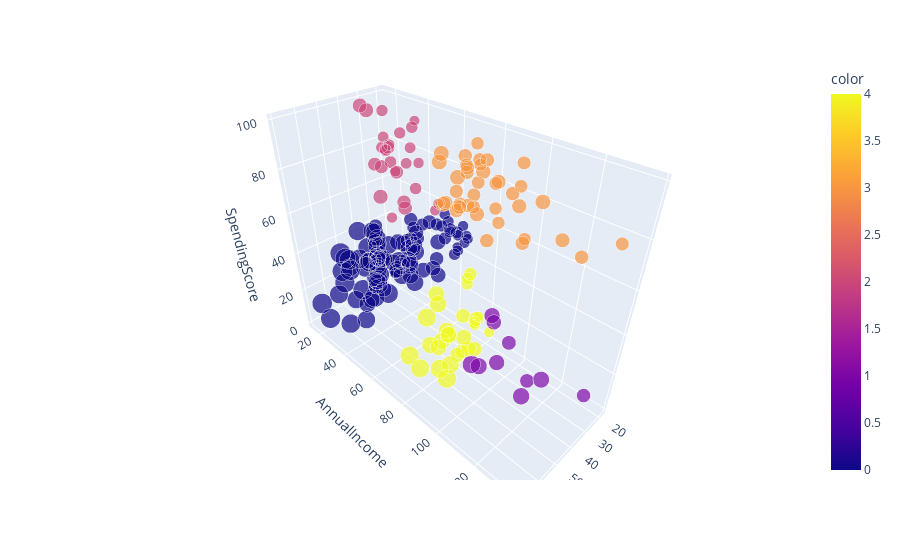

The notebook cell saved with this chart:
### Markdown cell above
Visualize using a 3D scatter plot. `(5 pts)`

### Code cell
import plotly.express as px
fig = px.scatter_3d(dx, x="Age", y="AnnualIncome", z='SpendingScore', size="Age", color=new_pred_kmeans)
fig.show()

### Figure 1 — Plotly figure (JSON) as saved in the notebook; plotly's stock layout.template omitted (floating-point values rounded to 4 significant figures; data arrays with more than 128 entries replaced by an {"elided": "..."} marker saying what was removed)
{"data": [{"hovertemplate": "Age=%{marker.size}<br>AnnualIncome=%{y}<br>SpendingScore=%{z}<br>color=%{marker.color}<extra></extra>", "legendgroup": "", "marker": {"color": {"elided": "200 int values"}, "coloraxis": "coloraxis", "size": {"elided": "200 int values"}, "sizemode": "area", "sizeref": 0.175, "symbol": "circle"}, "mode": "markers", "name": "", "scene": "scene", "showlegend": false, "type": "scatter3d", "x": {"elided": "200 int values"}, "y": {"elided": "200 int values"}, "z": {"elided": "200 int values"}}], "layout": {"coloraxis": {"colorbar": {"title": {"text": "color"}}, "colorscale": [[0, "#0d0887"], [0.1111, "#46039f"], [0.2222, "#7201a8"], [0.3333, "#9c179e"], [0.4444, "#bd3786"], [0.5556, "#d8576b"], [0.6667, "#ed7953"], [0.7778, "#fb9f3a"], [0.8889, "#fdca26"], [1, "#f0f921"]]}, "legend": {"itemsizing": "constant", "tracegroupgap": 0}, "margin": {"t": 60}, "scene": {"domain": {"x": [0, 1], "y": [0, 1]}, "xaxis": {"title": {"text": "Age"}}, "yaxis": {"title": {"text": "AnnualIncome"}}, "zaxis": {"title": {"text": "SpendingScore"}}}}}
